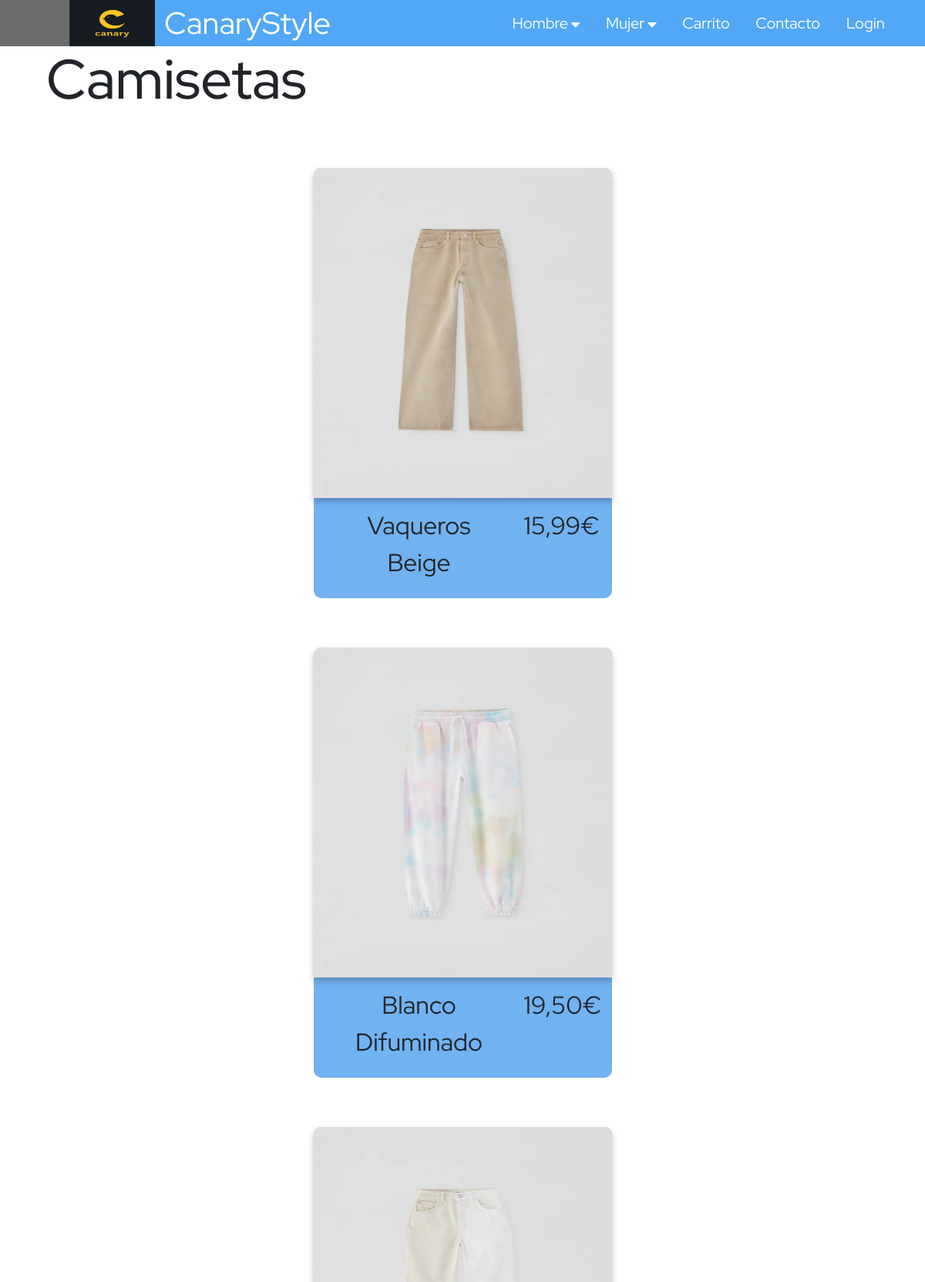
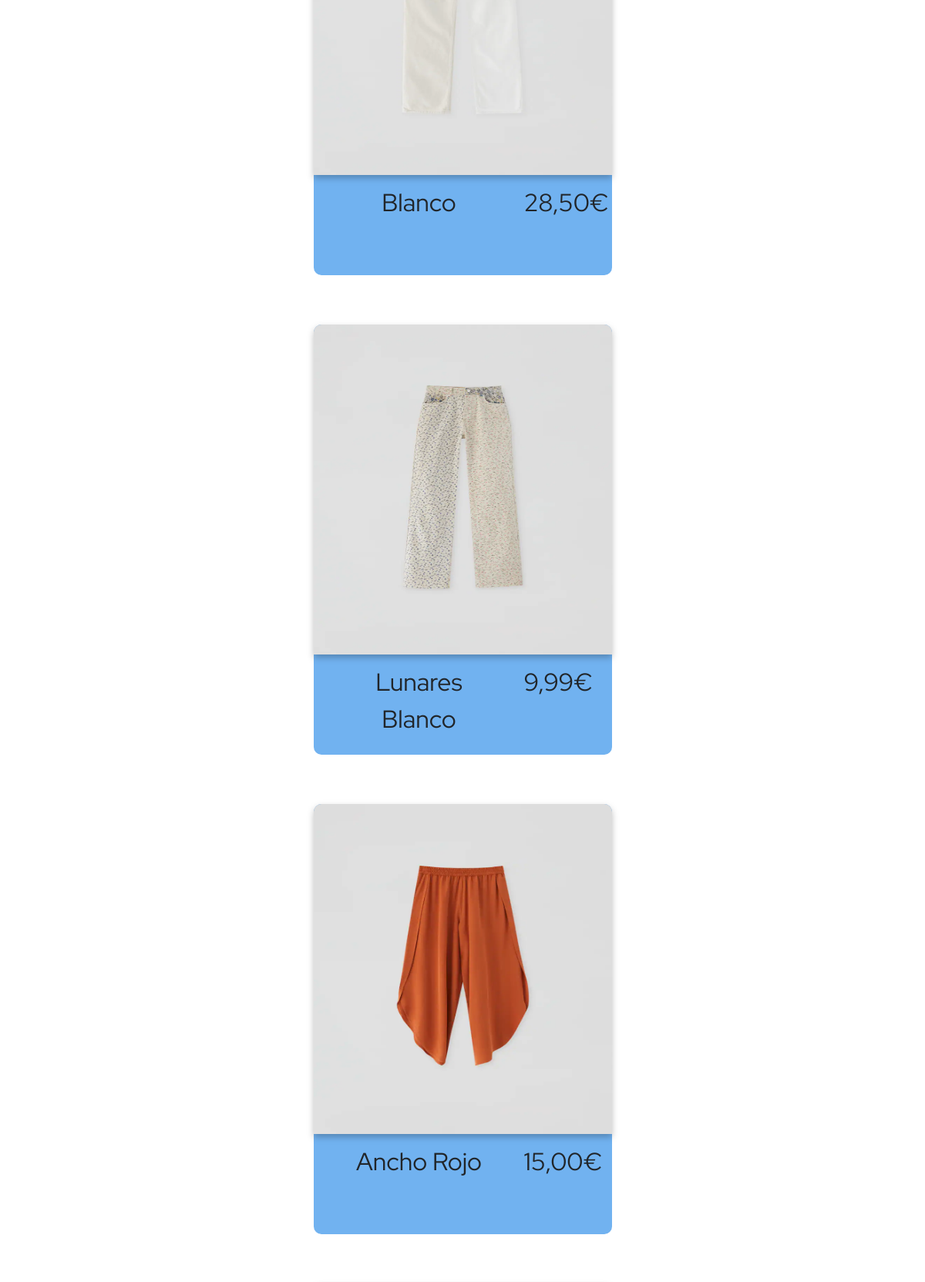
/pantalonesMujer.php (upper part), run on the app's committed database (2 pictures, top to bottom).
### tables this page shows
CREATE TABLE "articulos" (
	"id"	INTEGER,
	"nombre"	NVARCHAR(200) DEFAULT '',
	"precio"	NVARCHAR(200) DEFAULT '',
	"tipo"	INTEGER,
	"imagen"	BLOB,
	PRIMARY KEY("id")
);

### data-access.class.php (called while the page is built, shortened)
<?php
class DB{
    private static $connection=null;
    public static function get(){
        if(self::$connection === null){
            self::$connection = new PDO('sqlite:basedatos.db');
            self::$connection->exec('PRAGMA foreign_keys = ON;');
            self::$connection->exec('PRAGMA encoding="UTF-8";');
            self::$connection->setAttribute(PDO::ATTR_ERRMODE, PDO::ERRMODE_EXCEPTION);
        }
        return self::$connection;
    }
    public static function execute_sql($sql,$parms=null){
        try {
            $db = self::get();
            $ints= $db->prepare ( $sql );
            if ($ints->execute($parms)) {
                return $ints;
            }
        }
        catch (PDOException $e) {
            echo '<h3>Error en al DB: ' . $e->getMessage() . '</h3>';
        }
        return false;
    }
}

### pantalonesMujer.php (the view, shortened to what this page needs)
<?php
include_once 'presentation.class.php';
include_once 'data-access.class.php';
echo'
<html lang="en">
<head>
    <meta charset="UTF-8">
    <link rel="stylesheet" href="https://stackpath.bootstrapcdn.com/bootstrap/4.3.1/css/bootstrap.min.css">
    <link href="https://fonts.googleapis.com/css2?family=Red+Hat+Display&display=swap" rel="stylesheet">
    <link rel="stylesheet" href="style.css">
    <link rel="stylesheet" href="https://cdnjs.cloudflare.com/ajax/libs/font-awesome/4.7.0/css/font-awesome.min.css">
    <script src="script.js"></script>
    <script src="https://ajax.googleapis.com/ajax/libs/jquery/3.5.1/jquery.min.js"></script>
    <title>Canary | HOME</title>
</head>
<body>';
$datos = DB::execute_sql('SELECT * FROM articulos WHERE tipo=7');
echo '<h1 class="camisetastitulo">Camisetas</h1>
    <div class="center-camisetas">
        <div class="camisetas">';
    $count = 1;
    foreach($datos as $camisetashombre){
        echo '<div class="row">
            <div class="col">
                <div class="main-camiseta" >';
                    echo "<img  src='images\FotosMujeres\Pantalones\pantalon{$count}.jpg' alt='camisetas-img1' /> ";
                    echo ' <div class="row marginsetup">
                        <div class="col-8">';
                        echo "<p class='camiseta-title camiseta-text'>{$camisetashombre['nombre']}</p>";
                        echo '</div>
                        <div class="col-4">';
                            echo "<p class='camiseta-price camiseta-text'>{$camisetashombre['precio']}€</p>";
                            echo '
                        </div>
                    </div>
                </div>
            </div>
        </div>';
        $count++;
    }
    echo'
    </div>
    </div>
<footer>
    <div class="footer-img">
        <img src="images/instagram.png" alt="instagram" class="instagram">
        <img src="images/maps.png" alt="maps" class="maps">
        <img src="images/phone.png" alt="phone" class="phone">
        <img src="images/twitter.png" alt="twitter" class="twitter">
    </div>
    <div class="footer-bottom">
        <div class="footer-terms">
            <a href="contacto.php">Contacto</a>
            <a href="#">Términos y condiciones</a>
        </div>
        <div class="footer-copy">
            © 2021 CanaryStyle
        </div>
    </div>
</footer>
<script>
    var interval;
    var fila = 3;
    function myFunction(x) {
        if (x.matches) { // If media query matches
            fila = 1
            //cargarCatalogo(1,fila)
        } else {
            fila = 2
            getDatos(7,fila)
            //cargarCatalogo(1,fila)
        }
        getDatos(7,fila)
        interval = setInterval(getDatos, 10000, 1,fila)
    }
    function myFunctionY(y) {
        if (y.matches) { // If media query matches
            fila = 0
            //cargarCatalogo(1,fila)
        } else {
            fila = 1
            //cargarCatalogo(1,fila)
        }
        getDatos(7,fila)
        interval = setInterval(getDatos, 1,1,fila)
    }
    var x = window.matchMedia("(min-width : 890px) and (max-width : 1310px)")
    var y = window.matchMedia("(max-width: 889px)")
    myFunction(x) // Call listener function at run time
    x.addListener(myFunction) // Attach listener function on state changes
    myFunctionY(y)
    y.addListener(myFunctionY)
</script>
</body>
</html>';

### style.css (style rules this page uses)
body { margin: 0; font-family: 'Red Hat Display', sans-serif!important; font-style: normal; font-weight: normal; }
.camisetastitulo { font-family: 'Red Hat Display', sans-serif; font-size: 72px; margin-left: 5%; }
.camisetas { font-family: 'Red Hat Display', sans-serif; }
.main-camiseta { width: 387px; height: 558px; background: #71b2f0; border-radius: 10px; margin-top: 1em; }
.main-camiseta > img { width: 387px; height: 428px; left: 203px; top: 301px; filter: drop-shadow(0px 4px 4px rgba(0, 0, 0, 0.25)); border-top-left-radius: 10px; border-top-right-radius: 10px; }
.camiseta-text { font-size: 32px; margin-top: 12px; }
.camiseta-title { margin-left: 0.5em; }
.camiseta-price { margin-right: 1em; }
.marginsetup { margin: 0; }
.marginsetup > div { margin: 0 0 0 0; }
.center-camisetas { display: flex; justify-content: center; }
.col { margin-top: 3em; text-align: center; }

### data on the page
articulos: shows a picture, nombre "Vaqueros Beige", precio "15,99"
articulos: shows a picture, nombre "Blanco Difuminado", precio "19,50"
articulos: shows a picture, nombre "Blanco", precio "28,50"
articulos: shows a picture, nombre "Lunares Blanco", precio "9,99"
articulos: shows a picture, nombre "Ancho Rojo", precio "15,00"
